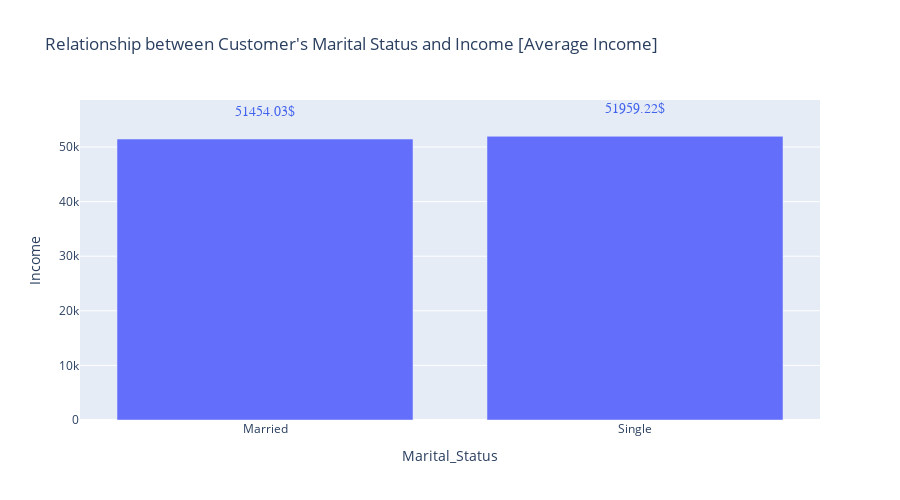

Notebook cell for this chart:
### Markdown cell above
## Marital Status and Income

### Code cell
mask = df_cut.groupby("Marital_Status")["Income"].mean()
mask = mask.reset_index()
fig = px.bar(data_frame=mask, x="Marital_Status", y="Income", height=500, 
             title="Relationship between Customer's Marital Status and Income [Average Income]")

annotation = []
for x, y in zip(mask["Marital_Status"], mask["Income"]):
    annotation.append(
        dict(x=x, y=y +5000,
             text=str(round(y, 2)) + '$',
             font=dict(family='Arial', size=14, color='rgb(66, 99, 236)'), showarrow=False)
    )
fig.update_xaxes(categoryorder='array', categoryarray= ["21-30", "31-40"])
fig.update_layout(annotations=annotation)
fig.show()

### Figure 1 — Plotly figure (JSON) as saved in the notebook; plotly's stock layout.template omitted (floating-point values rounded to 4 significant figures)
{"data": [{"alignmentgroup": "True", "hovertemplate": "Marital_Status=%{x}<br>Income=%{y}<extra></extra>", "legendgroup": "", "marker": {"color": "#636efa", "pattern": {"shape": ""}}, "name": "", "offsetgroup": "", "orientation": "v", "showlegend": false, "textposition": "auto", "type": "bar", "x": ["Married", "Single"], "xaxis": "x", "y": [51450.0, 51960.0], "yaxis": "y"}], "layout": {"annotations": [{"font": {"color": "rgb(66, 99, 236)", "family": "Arial", "size": 14}, "showarrow": false, "text": "51454.03$", "x": "Married", "y": 56450.0}, {"font": {"color": "rgb(66, 99, 236)", "family": "Arial", "size": 14}, "showarrow": false, "text": "51959.22$", "x": "Single", "y": 56960.0}], "barmode": "relative", "height": 500, "legend": {"tracegroupgap": 0}, "title": {"text": "Relationship between Customer's Marital Status and Income [Average Income]"}, "xaxis": {"anchor": "y", "categoryarray": ["21-30", "31-40"], "categoryorder": "array", "domain": [0, 1], "title": {"text": "Marital_Status"}}, "yaxis": {"anchor": "x", "domain": [0, 1], "title": {"text": "Income"}}}}
